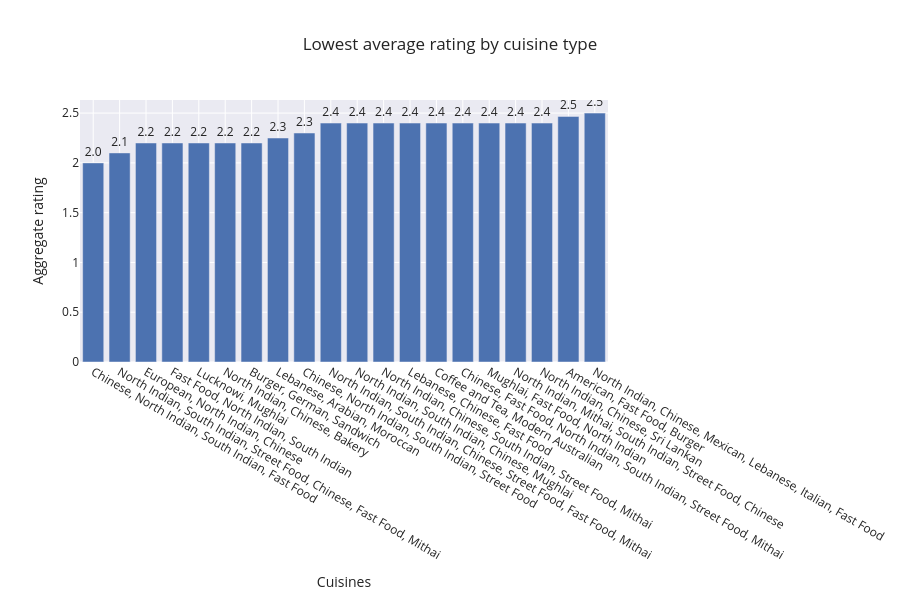

Write notebook code for a chart like this one.
### Code cell
cuisine_rating = df.groupby('Cuisines')['Aggregate rating'].mean().sort_values(ascending=True).head(20)


fig=px.bar(cuisine_rating,y="Aggregate rating",
      title='Lowest average rating by cuisine type',text_auto=".2s",template = 'seaborn',height=600)
fig.update_traces(textfont_size=12,textposition="outside")
fig.show()

### Figure 1 — Plotly figure (JSON) as saved in the notebook; plotly's stock layout.template omitted (floating-point values rounded to 4 significant figures)
{"data": [{"alignmentgroup": "True", "hovertemplate": "Cuisines=%{x}<br>Aggregate rating=%{y}<extra></extra>", "legendgroup": "", "marker": {"color": "rgb(76,114,176)", "pattern": {"shape": ""}}, "name": "", "offsetgroup": "", "orientation": "v", "showlegend": false, "textfont": {"size": 12}, "textposition": "outside", "texttemplate": "%{y:.2s}", "type": "bar", "x": ["Chinese, North Indian, South Indian, Fast Food", "North Indian, South Indian, Street Food, Chinese, Fast Food, Mithai", "European, North Indian, Chinese", "Fast Food, North Indian, South Indian", "Lucknowi, Mughlai", "North Indian, Chinese, Bakery", "Burger, German, Sandwich", "Lebanese, Arabian, Moroccan", "Chinese, North Indian, South Indian, Street Food", "North Indian, South Indian, Chinese, Street Food, Fast Food, Mithai", "North Indian, South Indian, Chinese, Mughlai", "North Indian, Chinese, South Indian, Street Food, Mithai", "Lebanese, Chinese, Fast Food", "Coffee and Tea, Modern Australian", "Chinese, Fast Food, North Indian, South Indian, Street Food, Mithai", "Mughlai, Fast Food, North Indian", "North Indian, Mithai, South Indian, Street Food, Chinese", "North Indian, Chinese, Sri Lankan", "American, Fast Food, Burger", "North Indian, Chinese, Mexican, Lebanese, Italian, Fast Food"], "xaxis": "x", "y": [2, 2.1, 2.2, 2.2, 2.2, 2.2, 2.2, 2.25, 2.3, 2.4, 2.4, 2.4, 2.4, 2.4, 2.4, 2.4, 2.4, 2.4, 2.467, 2.5], "yaxis": "y"}], "layout": {"barmode": "relative", "height": 600, "legend": {"tracegroupgap": 0}, "title": {"text": "Lowest average rating by cuisine type"}, "xaxis": {"anchor": "y", "domain": [0, 1], "title": {"text": "Cuisines"}}, "yaxis": {"anchor": "x", "domain": [0, 1], "title": {"text": "Aggregate rating"}}}}
